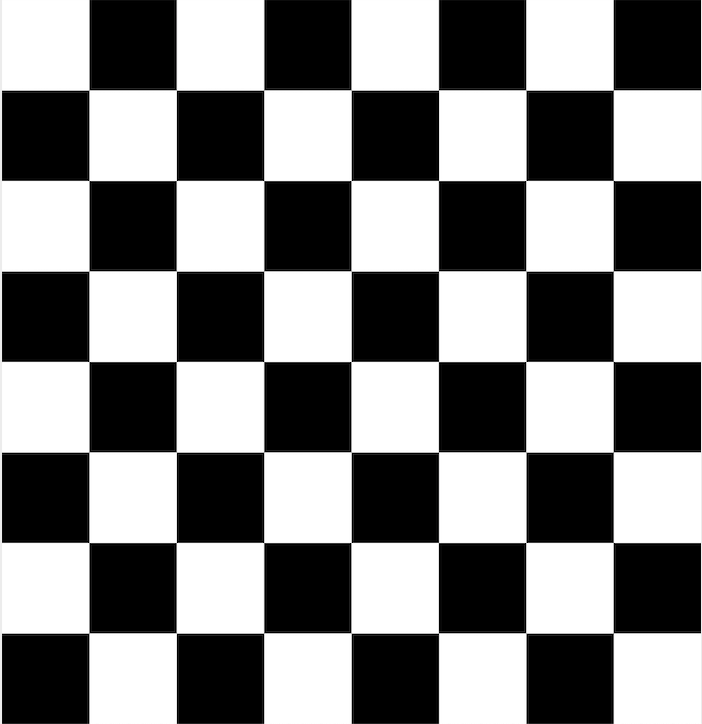
#> input picture Imagenes/tablero-ajedrez.png, 702 x 724 px, found by its file name
$ jupyter execute 2.DetectorDeEsquinas.ipynb
#> lines starting #> are read from the running program, lines starting #| are printed output that depends on the picture; after the words box and inside, x2 and y2 are one past the last pixel; in counts of white or black regions, pixels touching at a corner belong together
[cell 1]
import matplotlib.pyplot as plt
import numpy as np
import cv2

[cell 2]
#https://stackoverflow.com/questions/24564889/opencv-python-not-opening-images-with-imread
ajedrez=cv2.imread("D:\\CursoOpenCV\\Imagenes\\tablero-ajedrez.png")
#> ajedrez is the input picture: shape (724, 702, 3); mean B, G, R 129.3, 129.3, 129.3
ajedrezGris=cv2.cvtColor(ajedrez,cv2.COLOR_BGR2GRAY)
plt.imshow(ajedrezGris, cmap="gray")

[cell 3]
#Vamos a identificar las esquinas de cada color
#El metodo cv2.goodFeaturesToTrack(imagen,numeroDeEsquinas,parametro1,parametro2)
#Devuelve la posicion de todas las esquinas encontradas en una imagen
esquinas=cv2.goodFeaturesToTrack(ajedrezGris,100,0.01,10)
#> esquinas = 68 rows, first 8: [177, 542], [177, 361], [177, 180], [438, 180], [525, 543], [525, 362], [525, 181], [439, 543]

[cell 4]
#Convertimos los valor de esquinas a enteros
esquinas=np.int0(esquinas)

[cell 5]
#Para cada esquina
for i in esquinas:
    #Metodo ravel para escojer de una a una
    x,y=i.ravel()
    #Dibujamos un circulo para cada esquina
    #cv2.circle(imagen,center=(250,250),radio,color=(0,255,0),grosor)
    cv2.circle(ajedrez,(x,y),4,(255,0,0),8)
#> this loop made 68 passes
#> (x, y) on passes 1 to 12: (177, 542), (177, 361), (177, 180), (438, 180), (525, 543), (525, 362), (525, 181), (439, 543), (439, 362), (263, 361), (263, 180), (263, 542)
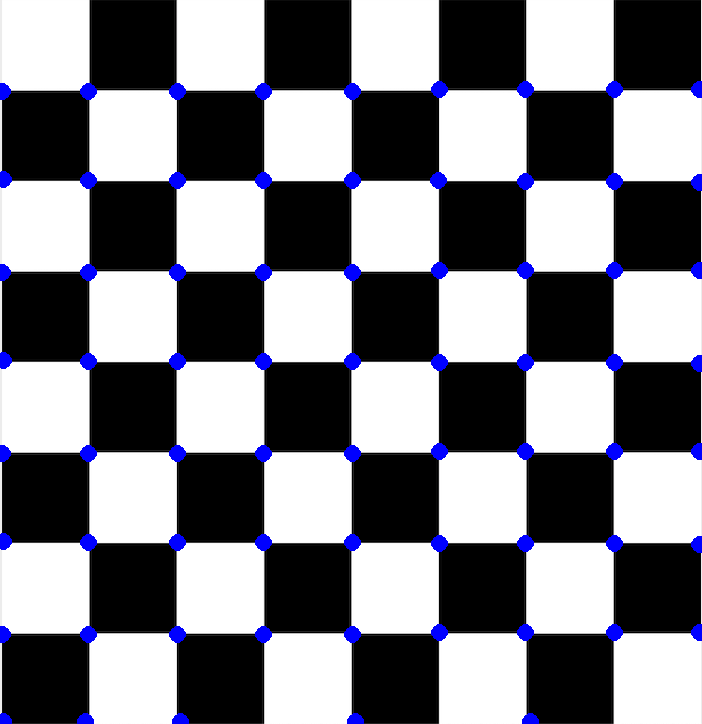
#> ajedrez: shape (724, 702, 3); 2.61% of pixels changed, all inside (x1, y1, x2, y2) = (0, 81, 702, 724)

[cell 6]
#Mostramos
plt.imshow(ajedrez)

[cell 7]
#PARA UNA IMAGEN REAL
#https://stackoverflow.com/questions/24564889/opencv-python-not-opening-images-with-imread
ajedrezReal=cv2.imread("D:\\CursoOpenCV\\Imagenes\\tableroReal.png")
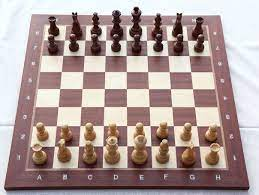
#> input picture Imagenes/tableroReal.png, 259 x 195 px, found by its file name
#> ajedrezReal is the input picture: shape (195, 259, 3); mean B, G, R 153.6, 156.5, 174.8
ajedrezGrisReal=cv2.cvtColor(ajedrezReal,cv2.COLOR_BGR2GRAY)
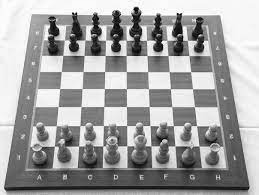
#> ajedrezGrisReal: shape (195, 259); min 1, max 255, mean 161.6
plt.imshow(ajedrezGris, cmap="gray")

[cell 8]
#Vamos a identificar las esquinas de cada color
#El metodo cv2.goodFeaturesToTrack(imagen,numeroDeEsquinas,parametro1,parametro2)
#Devuelve la posicion de todas las esquinas encontradas en una imagen
esquinasReal=cv2.goodFeaturesToTrack(ajedrezGrisReal,150,0.01,10)
#> esquinasReal = 150 rows, first 8: [177, 13], [76, 12], [162, 42], [181, 34], [91, 35], [76, 41], [134, 8], [120, 42]

[cell 9]
#Convertimos los valor de esquinas a enteros
esquinasReal=np.int0(esquinasReal)

[cell 10]
#Para cada esquina
for i in esquinasReal:
    #Metodo ravel para escojer de una a una
    x,y=i.ravel()
    #Dibujamos un circulo para cada esquina
    #cv2.circle(imagen,center=(250,250),radio,color=(0,255,0),grosor)
    cv2.circle(ajedrezReal,(x,y),1,(255,0,0),1)
#> this loop made 150 passes
#> (x, y) on passes 1 to 12: (177, 13), (76, 12), (162, 42), (181, 34), (91, 35), (76, 41), (134, 8), (120, 42), (196, 41), (99, 25), (198, 145), (141, 39)
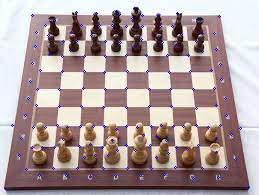
#> ajedrezReal: shape (195, 259, 3); 1.19% of pixels changed, all inside (x1, y1, x2, y2) = (4, 7, 250, 190)
